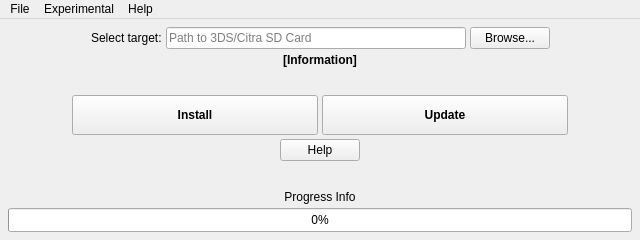
<?xml version="1.0" encoding="UTF-8"?>
<ui version="4.0">
 <class>MainWindow</class>
 <widget class="QMainWindow" name="MainWindow">
  <property name="geometry">
   <rect>
    <x>0</x>
    <y>0</y>
    <width>640</width>
    <height>240</height>
   </rect>
  </property>
  <property name="minimumSize">
   <size>
    <width>512</width>
    <height>240</height>
   </size>
  </property>
  <property name="maximumSize">
   <size>
    <width>720</width>
    <height>240</height>
   </size>
  </property>
  <property name="windowTitle">
   <string>CTGP-7 Installer</string>
  </property>
  <property name="windowIcon">
   <iconset resource="res/resources.qrc">
    <normaloff>:/images/window_icon.png</normaloff>:/images/window_icon.png</iconset>
  </property>
  <property name="iconSize">
   <size>
    <width>24</width>
    <height>24</height>
   </size>
  </property>
  <widget class="QWidget" name="centralwidget">
   <layout class="QVBoxLayout" name="verticalLayout">
    <property name="spacing">
     <number>4</number>
    </property>
    <property name="leftMargin">
     <number>8</number>
    </property>
    <property name="topMargin">
     <number>8</number>
    </property>
    <property name="rightMargin">
     <number>8</number>
    </property>
    <property name="bottomMargin">
     <number>8</number>
    </property>
    <item>
     <layout class="QHBoxLayout" name="horizontalLayout_2">
      <item>
       <spacer name="horizontalSpacer_4">
        <property name="orientation">
         <enum>Qt::Horizontal</enum>
        </property>
        <property name="sizeHint" stdset="0">
         <size>
          <width>40</width>
          <height>20</height>
         </size>
        </property>
       </spacer>
      </item>
      <item>
       <widget class="QLabel" name="label_3">
        <property name="text">
         <string>Select target:</string>
        </property>
        <property name="textFormat">
         <enum>Qt::AutoText</enum>
        </property>
       </widget>
      </item>
      <item>
       <widget class="QLineEdit" name="sdRootText">
        <property name="minimumSize">
         <size>
          <width>300</width>
          <height>0</height>
         </size>
        </property>
        <property name="inputMask">
         <string/>
        </property>
        <property name="maxLength">
         <number>512</number>
        </property>
        <property name="frame">
         <bool>true</bool>
        </property>
        <property name="placeholderText">
         <string>Path to 3DS/Citra SD Card</string>
        </property>
        <property name="clearButtonEnabled">
         <bool>false</bool>
        </property>
       </widget>
      </item>
      <item>
       <widget class="QPushButton" name="sdBrowseButton">
        <property name="text">
         <string>Browse...</string>
        </property>
       </widget>
      </item>
      <item>
       <spacer name="horizontalSpacer_3">
        <property name="orientation">
         <enum>Qt::Horizontal</enum>
        </property>
        <property name="sizeType">
         <enum>QSizePolicy::Expanding</enum>
        </property>
        <property name="sizeHint" stdset="0">
         <size>
          <width>40</width>
          <height>20</height>
         </size>
        </property>
       </spacer>
      </item>
     </layout>
    </item>
    <item>
     <widget class="QLabel" name="miscInfoLabel">
      <property name="font">
       <font>
        <weight>75</weight>
        <bold>true</bold>
       </font>
      </property>
      <property name="text">
       <string>[Information]</string>
      </property>
      <property name="alignment">
       <set>Qt::AlignCenter</set>
      </property>
     </widget>
    </item>
    <item>
     <spacer name="verticalSpacer">
      <property name="orientation">
       <enum>Qt::Vertical</enum>
      </property>
      <property name="sizeHint" stdset="0">
       <size>
        <width>20</width>
        <height>40</height>
       </size>
      </property>
     </spacer>
    </item>
    <item>
     <layout class="QHBoxLayout" name="horizontalLayout_4">
      <property name="topMargin">
       <number>0</number>
      </property>
      <property name="bottomMargin">
       <number>0</number>
      </property>
      <item>
       <spacer name="horizontalSpacer_7">
        <property name="orientation">
         <enum>Qt::Horizontal</enum>
        </property>
        <property name="sizeType">
         <enum>QSizePolicy::Fixed</enum>
        </property>
        <property name="sizeHint" stdset="0">
         <size>
          <width>64</width>
          <height>20</height>
         </size>
        </property>
       </spacer>
      </item>
      <item>
       <widget class="QPushButton" name="startStopButton">
        <property name="minimumSize">
         <size>
          <width>0</width>
          <height>40</height>
         </size>
        </property>
        <property name="font">
         <font>
          <weight>75</weight>
          <bold>true</bold>
         </font>
        </property>
        <property name="text">
         <string>Install</string>
        </property>
       </widget>
      </item>
      <item>
       <widget class="QPushButton" name="updateButton">
        <property name="enabled">
         <bool>true</bool>
        </property>
        <property name="sizePolicy">
         <sizepolicy hsizetype="Minimum" vsizetype="Fixed">
          <horstretch>0</horstretch>
          <verstretch>0</verstretch>
         </sizepolicy>
        </property>
        <property name="minimumSize">
         <size>
          <width>0</width>
          <height>40</height>
         </size>
        </property>
        <property name="font">
         <font>
          <weight>75</weight>
          <bold>true</bold>
         </font>
        </property>
        <property name="text">
         <string>Update</string>
        </property>
       </widget>
      </item>
      <item>
       <spacer name="horizontalSpacer_8">
        <property name="orientation">
         <enum>Qt::Horizontal</enum>
        </property>
        <property name="sizeType">
         <enum>QSizePolicy::Fixed</enum>
        </property>
        <property name="sizeHint" stdset="0">
         <size>
          <width>64</width>
          <height>20</height>
         </size>
        </property>
       </spacer>
      </item>
     </layout>
    </item>
    <item>
     <layout class="QHBoxLayout" name="horizontalLayout_3">
      <item>
       <spacer name="horizontalSpacer_5">
        <property name="orientation">
         <enum>Qt::Horizontal</enum>
        </property>
        <property name="sizeHint" stdset="0">
         <size>
          <width>40</width>
          <height>20</height>
         </size>
        </property>
       </spacer>
      </item>
      <item>
       <widget class="QPushButton" name="helpButton">
        <property name="text">
         <string>Help</string>
        </property>
       </widget>
      </item>
      <item>
       <spacer name="horizontalSpacer_6">
        <property name="orientation">
         <enum>Qt::Horizontal</enum>
        </property>
        <property name="sizeHint" stdset="0">
         <size>
          <width>40</width>
          <height>20</height>
         </size>
        </property>
       </spacer>
      </item>
     </layout>
    </item>
    <item>
     <spacer name="verticalSpacer_3">
      <property name="orientation">
       <enum>Qt::Vertical</enum>
      </property>
      <property name="sizeHint" stdset="0">
       <size>
        <width>20</width>
        <height>40</height>
       </size>
      </property>
     </spacer>
    </item>
    <item>
     <widget class="QLabel" name="progressInfoLabel">
      <property name="text">
       <string>Progress Info</string>
      </property>
      <property name="alignment">
       <set>Qt::AlignCenter</set>
      </property>
     </widget>
    </item>
    <item>
     <widget class="QProgressBar" name="progressBar">
      <property name="minimumSize">
       <size>
        <width>0</width>
        <height>24</height>
       </size>
      </property>
      <property name="value">
       <number>0</number>
      </property>
     </widget>
    </item>
   </layout>
  </widget>
  <widget class="QMenuBar" name="menuBar">
   <property name="geometry">
    <rect>
     <x>0</x>
     <y>0</y>
     <width>640</width>
     <height>27</height>
    </rect>
   </property>
   <widget class="QMenu" name="menuFile">
    <property name="title">
     <string>File</string>
    </property>
    <addaction name="actionInstallMod"/>
    <addaction name="actionUpdateMod"/>
    <addaction name="separator"/>
    <addaction name="actionExit"/>
   </widget>
   <widget class="QMenu" name="menuExperimental">
    <property name="title">
     <string>Experimental</string>
    </property>
    <addaction name="actionShowChangelog"/>
    <addaction name="actionIntegChk"/>
   </widget>
   <widget class="QMenu" name="menuAbout">
    <property name="title">
     <string>Help</string>
    </property>
    <widget class="QMenu" name="menuGetHelp">
     <property name="title">
      <string>Get help...</string>
     </property>
     <addaction name="actionHelpDiscord"/>
     <addaction name="actionHelpGamebanana"/>
     <addaction name="actionHelpGitHub"/>
    </widget>
    <addaction name="actionAboutThisApp"/>
    <addaction name="actionAboutQt"/>
    <addaction name="separator"/>
    <addaction name="menuGetHelp"/>
   </widget>
   <addaction name="menuFile"/>
   <addaction name="menuExperimental"/>
   <addaction name="menuAbout"/>
  </widget>
  <action name="actionExit">
   <property name="text">
    <string>Quit</string>
   </property>
  </action>
  <action name="actionIntegChk">
   <property name="text">
    <string>Integrity Check</string>
   </property>
  </action>
  <action name="actionInstallMod">
   <property name="text">
    <string>Install</string>
   </property>
  </action>
  <action name="actionUpdateMod">
   <property name="text">
    <string>Update</string>
   </property>
  </action>
  <action name="actionAboutThisApp">
   <property name="text">
    <string>About this app...</string>
   </property>
  </action>
  <action name="actionHelpGamebanana">
   <property name="text">
    <string>Gamebanana</string>
   </property>
  </action>
  <action name="actionHelpGitHub">
   <property name="text">
    <string>GitHub</string>
   </property>
  </action>
  <action name="actionShowChangelog">
   <property name="checkable">
    <bool>true</bool>
   </property>
   <property name="text">
    <string>Show Changelog</string>
   </property>
  </action>
  <action name="actionAboutQt">
   <property name="text">
    <string>About Qt</string>
   </property>
  </action>
  <action name="actionHelpDiscord">
   <property name="text">
    <string>Discord Server</string>
   </property>
  </action>
 </widget>
 <resources>
  <include location="res/resources.qrc"/>
 </resources>
 <connections/>
</ui>
